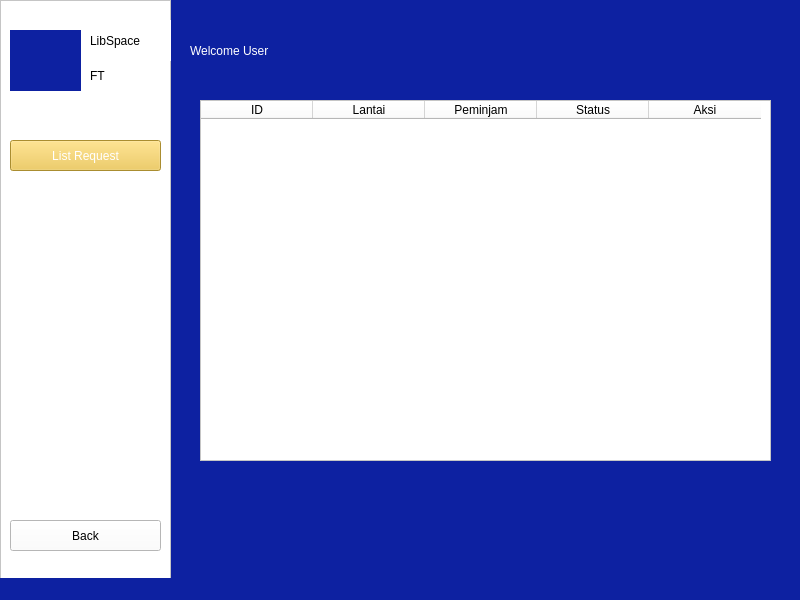
<?xml version="1.0" encoding="UTF-8"?>
<ui version="4.0">
 <class>ListRequest</class>
 <widget class="QMainWindow" name="ListRequest">
  <property name="geometry">
   <rect>
    <x>0</x>
    <y>0</y>
    <width>800</width>
    <height>600</height>
   </rect>
  </property>
  <property name="maximumSize">
   <size>
    <width>800</width>
    <height>600</height>
   </size>
  </property>
  <property name="windowTitle">
   <string>MainWindow</string>
  </property>
  <property name="styleSheet">
   <string notr="true">background-color: rgb(13, 33, 161);</string>
  </property>
  <widget class="QWidget" name="centralwidget">
   <widget class="QGraphicsView" name="rectangleAdmin">
    <property name="geometry">
     <rect>
      <x>0</x>
      <y>0</y>
      <width>171</width>
      <height>591</height>
     </rect>
    </property>
    <property name="styleSheet">
     <string notr="true">background-color: rgb(255, 255, 255);</string>
    </property>
   </widget>
   <widget class="QLabel" name="apkLabelName">
    <property name="geometry">
     <rect>
      <x>90</x>
      <y>20</y>
      <width>81</width>
      <height>41</height>
     </rect>
    </property>
    <property name="styleSheet">
     <string notr="true">font: 700 12pt &quot;Comic Sans MS&quot;;
background-color: rgb(255, 255, 255);
color: rgb(0, 0, 0);</string>
    </property>
    <property name="text">
     <string>LibSpace</string>
    </property>
    <property name="alignment">
     <set>Qt::AlignmentFlag::AlignLeading|Qt::AlignmentFlag::AlignLeft|Qt::AlignmentFlag::AlignVCenter</set>
    </property>
   </widget>
   <widget class="QPushButton" name="listRequestButton">
    <property name="geometry">
     <rect>
      <x>10</x>
      <y>140</y>
      <width>151</width>
      <height>31</height>
     </rect>
    </property>
    <property name="styleSheet">
     <string notr="true">background-color: rgb(238, 198, 67);
font: 700 10pt &quot;Century Gothic&quot;;
color: rgb(255, 255, 255);</string>
    </property>
    <property name="text">
     <string>List Request</string>
    </property>
   </widget>
   <widget class="QPushButton" name="backButton">
    <property name="geometry">
     <rect>
      <x>10</x>
      <y>520</y>
      <width>151</width>
      <height>31</height>
     </rect>
    </property>
    <property name="styleSheet">
     <string notr="true">background-color: rgb(255, 255, 255);
color: rgb(0, 0, 0);
font: 700 10pt &quot;Century Gothic&quot;;</string>
    </property>
    <property name="text">
     <string>Back</string>
    </property>
   </widget>
   <widget class="QLabel" name="apkLabelName_2">
    <property name="geometry">
     <rect>
      <x>190</x>
      <y>20</y>
      <width>271</width>
      <height>61</height>
     </rect>
    </property>
    <property name="styleSheet">
     <string notr="true">font: 700 26pt &quot;Comic Sans MS&quot;;
color : rgb(255, 255, 255);</string>
    </property>
    <property name="text">
     <string>Welcome User</string>
    </property>
    <property name="alignment">
     <set>Qt::AlignmentFlag::AlignLeading|Qt::AlignmentFlag::AlignLeft|Qt::AlignmentFlag::AlignVCenter</set>
    </property>
   </widget>
   <widget class="QTableWidget" name="inventoryTable">
    <property name="geometry">
     <rect>
      <x>200</x>
      <y>100</y>
      <width>571</width>
      <height>361</height>
     </rect>
    </property>
    <property name="styleSheet">
     <string notr="true">background-color: rgb(255, 255, 255);
color: rgb(0, 0, 0);</string>
    </property>
    <property name="rowCount">
     <number>0</number>
    </property>
    <property name="columnCount">
     <number>5</number>
    </property>
    <attribute name="horizontalHeaderMinimumSectionSize">
     <number>20</number>
    </attribute>
    <attribute name="horizontalHeaderDefaultSectionSize">
     <number>112</number>
    </attribute>
    <attribute name="verticalHeaderDefaultSectionSize">
     <number>30</number>
    </attribute>
    <column>
     <property name="text">
      <string>ID</string>
     </property>
    </column>
    <column>
     <property name="text">
      <string>Lantai</string>
     </property>
    </column>
    <column>
     <property name="text">
      <string>Peminjam</string>
     </property>
    </column>
    <column>
     <property name="text">
      <string>Status</string>
     </property>
    </column>
    <column>
     <property name="text">
      <string>Aksi</string>
     </property>
    </column>
   </widget>
   <widget class="QLabel" name="apkLabelName_3">
    <property name="geometry">
     <rect>
      <x>90</x>
      <y>50</y>
      <width>71</width>
      <height>51</height>
     </rect>
    </property>
    <property name="styleSheet">
     <string notr="true">font: 700 12pt &quot;Comic Sans MS&quot;;
background-color: rgb(255, 255, 255);
color: rgb(0, 0, 0);</string>
    </property>
    <property name="text">
     <string>FT</string>
    </property>
    <property name="alignment">
     <set>Qt::AlignmentFlag::AlignLeading|Qt::AlignmentFlag::AlignLeft|Qt::AlignmentFlag::AlignVCenter</set>
    </property>
   </widget>
   <widget class="QLabel" name="LibSpaceLogo">
    <property name="geometry">
     <rect>
      <x>10</x>
      <y>30</y>
      <width>71</width>
      <height>61</height>
     </rect>
    </property>
    <property name="text">
     <string/>
    </property>
    <property name="pixmap">
     <pixmap>../../../Downloads/LIBSPACE FT/1.png</pixmap>
    </property>
    <property name="scaledContents">
     <bool>true</bool>
    </property>
   </widget>
  </widget>
  <widget class="QMenuBar" name="menubar">
   <property name="geometry">
    <rect>
     <x>0</x>
     <y>0</y>
     <width>800</width>
     <height>17</height>
    </rect>
   </property>
  </widget>
  <widget class="QStatusBar" name="statusbar"/>
 </widget>
 <resources/>
 <connections/>
</ui>
